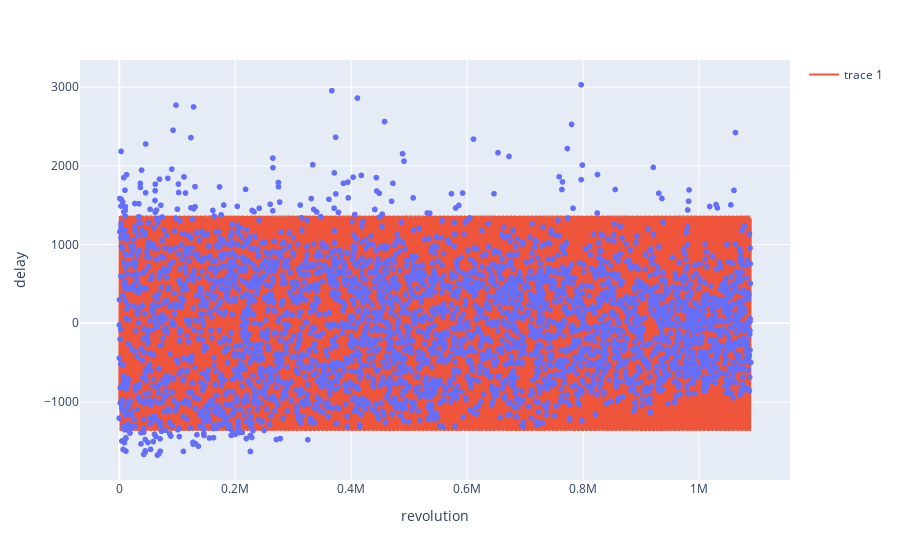

This figure's notebook cell:
### Code cell
a0 = 0

cand_df_slice = candidate_df#[(candidate_df['revolution']<7e6)]

x = cand_df_slice["revolution"].values
y = cand_df_slice['delay'].values
x_fit = np.linspace(x[0],x[-1],10000)
y_fit = f_damp(x_fit, a0, a, b, t)
fig = px.scatter(cand_df_slice, x="revolution", y="delay")
fig.add_scatter(x=x_fit, y=y_fit, mode='lines')
fig.show()

### Figure 1 — Plotly figure (JSON) as saved in the notebook; plotly's stock layout.template omitted (floating-point values rounded to 4 significant figures; data arrays with more than 128 entries replaced by an {"elided": "..."} marker saying what was removed)
{"data": [{"hovertemplate": "revolution=%{x}<br>delay=%{y}<extra></extra>", "legendgroup": "", "marker": {"color": "#636efa", "symbol": "circle"}, "mode": "markers", "name": "", "showlegend": false, "type": "scattergl", "x": {"elided": "3535 int values"}, "xaxis": "x", "y": {"elided": "3535 float values"}, "yaxis": "y"}, {"mode": "lines", "type": "scatter", "x": {"elided": "10000 float values"}, "y": {"elided": "10000 float values"}}], "layout": {"legend": {"tracegroupgap": 0}, "margin": {"t": 60}, "xaxis": {"anchor": "y", "domain": [0, 1], "title": {"text": "revolution"}}, "yaxis": {"anchor": "x", "domain": [0, 1], "title": {"text": "delay"}}}}
